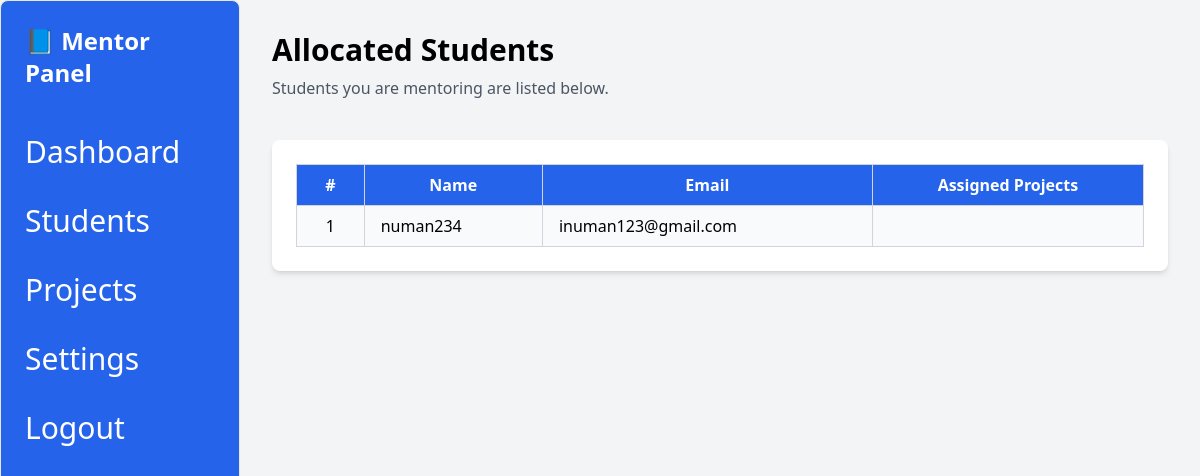
Page /allocated/ (signed in) on the earlier database version.
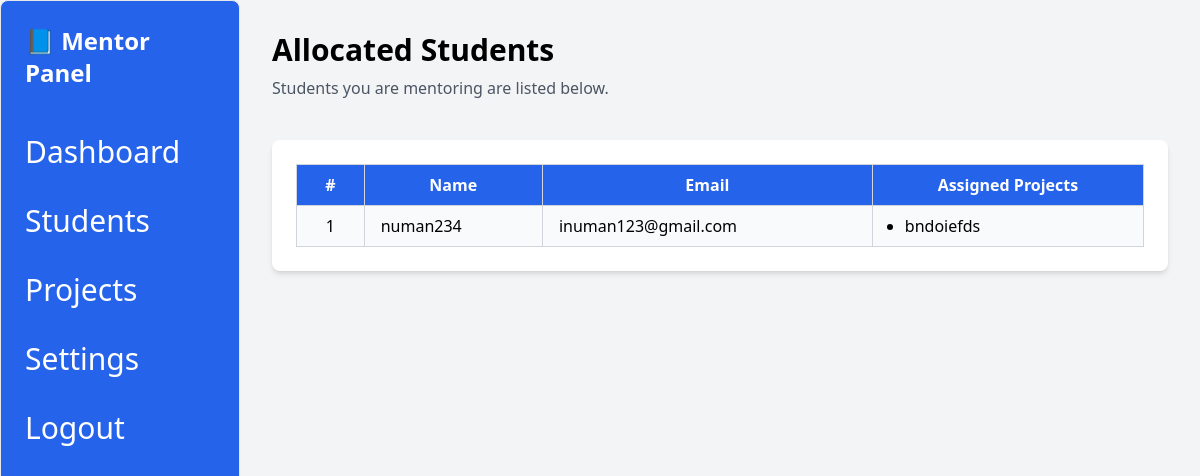
Same page on the later database version.
### MySiteApp/models.py (models this page shows, shortened)
class User(AbstractUser):
    ROLE_CHOICES = [
        ('student', 'Student'),
        ('mentor', 'Mentor'),
        ('admin', 'Admin'),
    ]
    role = models.CharField(max_length=10, choices=ROLE_CHOICES, default='student')
    id = models.AutoField(primary_key=True)
    profile_picture = models.ImageField(upload_to='profile_pictures/', null=True, blank=True)
    mentor = models.ForeignKey(
        'self',
        on_delete=models.SET_NULL,
        null=True,
        blank=True,
        related_name='students'
    )  # Link students to mentors
    progress = models.FloatField(default=0.0)

class Project(models.Model):
    id = models.AutoField(primary_key=True)
    title = models.CharField(max_length=200)
    description = models.TextField(blank=True, null=True)
    start_date = models.DateField()
    due_date = models.DateField(default="2024-12-31")
    owner = models.ForeignKey(User, on_delete=models.CASCADE, related_name='owned_projects',null=True, blank=True)
    mentor = models.ForeignKey(User, on_delete=models.SET_NULL, null=True, blank=True, related_name='mentored_projects')  # Supervisor (mentor)
    students = models.ManyToManyField(
        User, related_name='assigned_projects', blank=True, limit_choices_to={'role': 'student'}
    )

### MySiteApp/views.py (the view)
# urls.py: path('allocated/', views.allocated_students_view, name='allocated_students'),
@login_required
def allocated_students_view(request):
    if request.user.role != 'mentor':
        return redirect('access_denied')
    allocated_students = models.User.objects.filter(
        id__in=models.MentorStudentAllocation.objects.filter(mentor=request.user).values('student_id')
    )
    return render(request, 'mentor/allocated_students.html', {
        'students': allocated_students,
    })

### MySiteApp/templates/mentor/allocated_students.html (shortened to what this page needs)
<!DOCTYPE html>
<html lang="en">
<head>
  <script src="https://cdn.tailwindcss.com"></script>
</head>
<body class="bg-gray-100">
  <div class="flex min-h-screen">
    <aside class="w-1/5 bg-blue-600 text-white p-6 rounded-lg border border-blue-5000">
      <div class="text-2xl font-bold mb-10">📘 Mentor Panel</div>
      <nav>
        <ul class="space-y-6">
          <li><a href="{% url 'mentor_dashboard' %}" class="text-white hover:text-gray-300 text-[30px]">Dashboard</a></li>
          <li><a href="{% url 'allocated_students' %}" class="text-white hover:text-gray-300 text-[30px]">Students</a></li>
          <li><a href="{% url 'mentor_student_projects' %}" class="text-white hover:text-gray-300 text-[30px]">Projects</a></li>
          <li><a href="#" class="text-white hover:text-gray-300 text-[30px]">Settings</a></li>
          <li><a href="{% url 'login' %}" class="text-white hover:text-gray-300 text-[30px]">Logout</a></li>
        </ul>
      </nav>
    </aside>
    <main class="flex-1 p-8">
      <header>
        <h1 class="text-3xl font-semibold">Allocated Students</h1>
        <p class="text-gray-600 mt-2">Students you are mentoring are listed below.</p>
      </header>
      <section class="mt-10">
        <div class="p-6 bg-white rounded-lg shadow-md">
          {% if students %}
          <table class="min-w-full border-collapse border border-gray-300">
            <thead class="bg-blue-600 text-white">
              <tr>
                <th class="border border-gray-300 px-4 py-2">#</th>
                <th class="border border-gray-300 px-4 py-2">Name</th>
                <th class="border border-gray-300 px-4 py-2">Email</th>
                <th class="border border-gray-300 px-4 py-2">Assigned Projects</th>
              </tr>
            </thead>
            <tbody>
              {% for student in students %}
              <tr class="bg-gray-50 hover:bg-gray-100">
                <td class="border border-gray-300 px-4 py-2 text-center">{{ forloop.counter }}</td>
                <td class="border border-gray-300 px-4 py-2">{{ student.username }}</td>
                <td class="border border-gray-300 px-4 py-2">{{ student.email }}</td>
                <td class="border border-gray-300 px-4 py-2">
                  <ul class="list-disc ml-4">
                    {% for project in student.assigned_projects.all %}
                    <li>{{ project.title }}</li>
                    {% endfor %}
                  </ul>
                </td>
              </tr>
              {% endfor %}
            </tbody>
          </table>
          {% else %}
          <div class="alert alert-warning bg-yellow-100 text-yellow-800 p-4 rounded-md">
            <p>No students have been allocated to you yet.</p>
          </div>
          {% endif %}
        </div>
      </section>
    </main>
  </div>
</body>
</html>

Differences in the rows shown:
added Project: title "bndoiefds"
